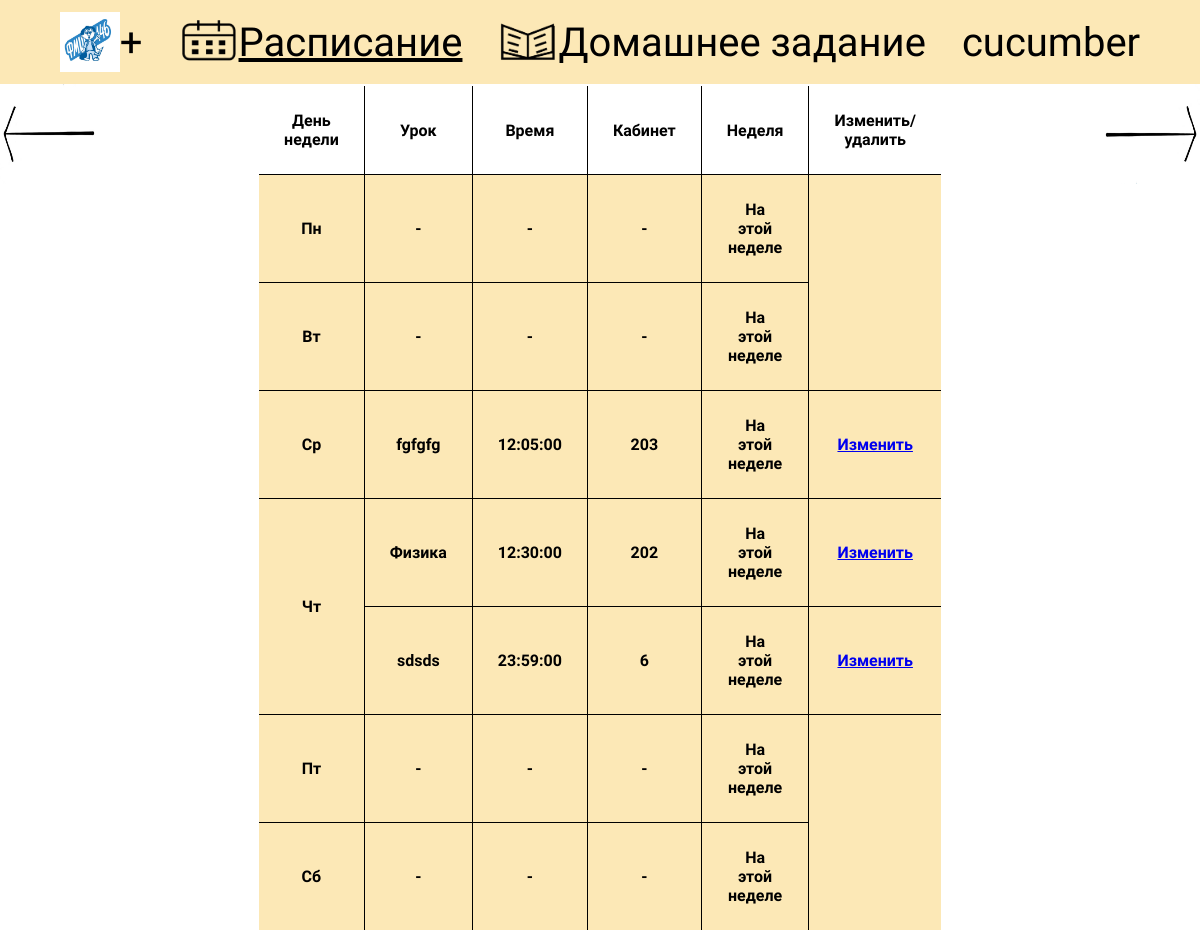
The page /timetable/0 (signed in) on the database its author committed.
### Timary/data/models/users.py (models this page shows, shortened)
class User(SqlAlchemyBase, UserMixin, SerializerMixin):
    __tablename__ = 'users'
    id = Column(Integer, primary_key=True, autoincrement=True)
    login = Column(String)
    name = Column(String)
    email = Column(String, index=True, unique=True)
    hashed_password = Column(String)
    theme = Column(String)
    timetable = orm.relationship('Timetable', back_populates='user', foreign_keys='Timetable.id')
    homework = orm.relationship('Homework', back_populates='user', foreign_keys='Homework.id')

### Timary/data/models/timetable.py (models this page shows)
class Timetable(SqlAlchemyBase, SerializerMixin):
    __tablename__ = 'timetable'
    lesson_id = Column(Integer, primary_key=True, autoincrement=True)
    id = Column(Integer, ForeignKey('users.id'))
    lesson = Column(String)
    room = Column(String)
    day_of_week = Column(String)
    num_of_week = Column(String)
    time = Column(Time)
    user_id = Column(Integer, ForeignKey("users.id"))
    user = orm.relationship('User', foreign_keys=[id])

### Timary/application.py (the view)
@app.route('/timetable/<num_of_week>')
def index_start(num_of_week):
    if current_user.is_anonymous:
        return render_template('main.html', len_task=0)
    if num_of_week != '0' and num_of_week != '1' and num_of_week != '2' and num_of_week != '-1' and num_of_week != '-2':
        return redirect('/timetable/0')
    db = db_session.create_session()
    lessons = db.query(Timetable).filter(Timetable.id == current_user.id).all()
    lessons1 = []
    lessons2 = []
    lessons3 = []
    lessons4 = []
    lessons5 = []
    lessons6 = []
    for lesson in lessons:
        if lesson.day_of_week == '1' and lesson.num_of_week == num_of_week:
            lessons1.append(lesson)
        elif lesson.day_of_week == '2' and lesson.num_of_week == num_of_week:
            lessons2.append(lesson)
        elif lesson.day_of_week == '3' and lesson.num_of_week == num_of_week:
            lessons3.append(lesson)
        elif lesson.day_of_week == '4' and lesson.num_of_week == num_of_week:
            lessons4.append(lesson)
        elif lesson.day_of_week == '5' and lesson.num_of_week == num_of_week:
            lessons5.append(lesson)
        elif lesson.day_of_week == '6' and lesson.num_of_week == num_of_week:
            lessons6.append(lesson)
    next_num = str(int(num_of_week) + 1)
    previous_num = str(int(num_of_week) - 1)
    if num_of_week == '0':
        message_of_week = 'На этой неделе'
    elif num_of_week == '-1':
        message_of_week = 'На предыдушей неделе'
    elif num_of_week == '-2':
        message_of_week = 'На позапрошлой неделе'
    elif num_of_week == '1':
        message_of_week = 'На следующей неделе'
    elif num_of_week == '2':
        message_of_week = 'На неделе после следующей'
    if lessons:
        db.close()
        return render_template('main.html', lessons=lessons, len_lesson=len(lessons), lessons1=lessons1, lessons2=lessons2,
                               lessons3=lessons3, lessons4=lessons4, lessons5=lessons5, lessons6=lessons6,
                               len_lesson1=len(lessons1), len_lesson2=len(lessons2), len_lesson3=len(lessons3),
                               len_lesson4=len(lessons4), len_lesson5=len(lessons5), len_lesson6=len(lessons6),
                               num_of_week=num_of_week, next_num=next_num,
                               previous_num=previous_num, message_of_week=message_of_week)
    else:
        db.close()
        return render_template('main.html', lessons=lessons, len_task=0, num_of_week=num_of_week,
                               next_num=next_num, previous_num=previous_num, message_of_week=message_of_week)

### Timary/application.py (called while the page is built)
@login_manager.user_loader
def load_user(user_id):
    db = db_session.create_session()
    user = db.query(User).get(user_id)
    return user

### Timary/data/db_session.py (called while the page is built)
def create_session() -> orm.Session:
    global __factory
    return __factory()

### Timary/templates/main.html (shortened to what this page needs)
{% extends 'base.html' %}
{% block head %}
<link href="../static/css/main.css" rel="stylesheet" type="text/css">
{% endblock %}
{% block content %}
{% if len_task == 0 %}
    <p class="text">Нажмите + чтобы добавить расписание</p>
{% else %}
<table align="center" cellpadding="100%" bgcolor="#FCE8B6" bordercolor="#FFFFFF" frame="border"
 rules="all">
    {% if num_of_week != '-2' %}
    <a href="/timetable/{{ previous_num }}"><img src="../static/img/arrow_previous.jpg" alt="" style="width: 100px; height: 100px; float:left"></img></a>
   {% else %}
    <img src="../static/img/rectangle_next.jpg" alt="" style="width: 100px; height: 100px; float:left"></img>
    {% endif %}
    <tr bgcolor="#FFFFFF">
        <th width="5%">День недели</th>
        <th>Урок</th>
        <th>Время</th>
        <th>Кабинет</th>
        <th>Неделя</th>
        <th>Изменить/удалить</th>
   </tr>
    {% if len_lesson1 == 0 %}
    <tr>
        <th> Пн</th>
        <th> -</th>
        <th> -</th>
        <th> -</th>
        <th> {{ message_of_week }}</th>
    </tr>
    {% endif %}
    {% if len_lesson2 == 0 %}
    <tr>
        <th> Вт</th>
        <th> -</th>
        <th> -</th>
        <th> -</th>
        <th> {{ message_of_week }}</th>
    </tr>
    {% endif %}
    {% if len_lesson3 == 0 %}
    <tr>
        <th> Ср</th>
        <th> -</th>
        <th> -</th>
        <th> -</th>
        <th> {{ message_of_week }}</th>
    </tr>
    {% else %}
    {% for i in range(len_lesson3) %}
    <tr>
        {% if i == 0 %}
        <th rowspan={{ len_lesson3 }}> Ср</th>
        {% endif %}
        <th> {{ lessons3[i].lesson }}</th>
        <th> {{ lessons3[i].time }}</th>
        <th> {{ lessons3[i].room }}</th>
        <th> {{ message_of_week }}</th>
        <th><a href="/add_timetable/{{ lessons3[i].lesson_id }}"> Изменить</a></th>
   </tr>
    {% endfor %}
    {% endif %}
    {% if len_lesson4 == 0 %}
    <tr>
        <th> Чт</th>
        <th> -</th>
        <th> -</th>
        <th> -</th>
        <th> {{ message_of_week }}</th>
    </tr>
    {% else %}
    {% for i in range(len_lesson4) %}
    <tr>
        {% if i == 0 %}
        <th rowspan={{ len_lesson4 }}> Чт</th>
        {% endif %}
        <th> {{ lessons4[i].lesson }}</th>
        <th> {{ lessons4[i].time }}</th>
        <th> {{ lessons4[i].room }}</th>
        <th> {{ message_of_week }}</th>
        <th><a href="/add_timetable/{{ lessons4[i].lesson_id }}"> Изменить</a></th>
   </tr>
    {% endfor %}
    {% endif %}
    {% if len_lesson5 == 0 %}
    <tr>
        <th> Пт</th>
        <th> -</th>
        <th> -</th>
        <th> -</th>
        <th> {{ message_of_week }}</th>
    </tr>
    {% endif %}
    {% if len_lesson6 == 0 %}
    <tr>
        <th> Сб</th>
        <th> -</th>
        <th> -</th>
        <th> -</th>
        <th> {{ message_of_week }}</th>
    </tr>
    {% endif %}
    {% if num_of_week != '2' %}
    <a href="/timetable/{{ next_num }}"><img src="../static/img/arrow_next.jpg" alt="" style="width: 100px; height: 100px; float:right"></img></a>
    {% else %}
    <img src="../static/img/rectangle_next.jpg" alt="" style="width: 100px; height: 100px; float:right"></img>
    {% endif %}
{% endif %}
{% endblock %}

### Timary/templates/base.html (shortened to what this page needs)
<!DOCTYPE html>
<html lang="ru">
    <head>
        {% block head %}
        {% endblock %}
    </head>
    <body>
        <header class="up-block">
             <div class="fixed-container">
                <nav class="up-text">
                    <img src="../static/img/146__2.jpg" style="width: 5%; height: 5%; margin: auto 0";></img>
                    <a href="/add_timetable/0" style="padding: 0 3% 0 0">+</a>
                    <img src="../static/img/timetable.png" style="width: 5%; height: 5%; margin: auto 0";></img>
                    <a href="/timetable/0" style="padding: 0 3% 0 0"><u>Раcписание</u></a>
                    <img src="../static/img/homework.png" style="width: 5%; height: 5%; margin: auto 0"></img>
                    <a href="/homework/0" style="padding: 0 3% 0 0">Домашнее задание</a>
                    {% if current_user.is_authenticated %}
                    <a href="/user_info">{{ current_user.name }}</a>
                    {% else %}
                    <a href="/register"> Вход/Регистрация </a>
                    {% endif %}
                </nav>
             </div>
        </header>
    {% block content %}
        {% endblock %}
    </body>
</html>

### Timary/static/css/main.css (style rules this page uses)
html, body { margin: 0; padding: 0; }
.fixed-container { width: 100%; margin: 0 auto; height: 100%; padding: 1% 0; }
nav a { font-size: 40px; margin-right: 50px; color: black; text-decoration: none; margin: auto 0; }
.up-text { width: 100%; display: flex; justify-content: center; }
.up-block { height: 100%; align-items: center; }
body { --background-color: #FCE8B6; --text-color: #000000; }
:root { --dark-background-color: #111111; --dark-text-color: #eeeeee; }
* { font-family: 'Amatic SC'; }
.up-block { background-color: #FCE8B6; }
TABLE { width: 50%; height: 50%; border-collapse: collapse; border: 2px solid white; bordercolor: #000000; }
TD, TH { padding: 25px; border: 1px solid; text-align: center; }

### rows shown on the page
User: name "cucumber"
Timetable: lesson "fgfgfg", time "12:05:00", room "203"
Timetable: lesson "Физика", time "12:30:00", room "202"
Timetable: lesson "sdsds", time "23:59:00", room "6"

### other values the page prints
{{ message_of_week }} "На этой неделе"
{{ message_of_week }} "На этой неделе" "На этой неделе"
